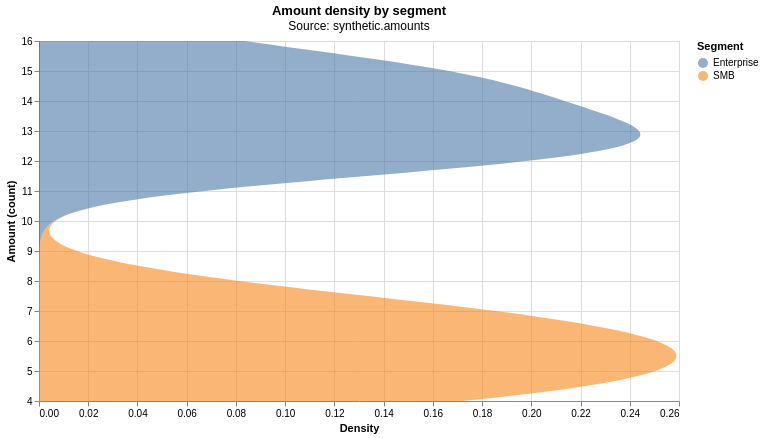

Source (Vega-Lite JSON):
### Vega-Lite specification from a JSON file in a GitHub repository (floating-point values rounded to 4 significant figures)
{"config": {"view": {"continuousWidth": 300, "continuousHeight": 300}}, "data": {"name": "data-3a1cad260c715f65215a6ae77c2d0135"}, "mark": {"type": "area", "opacity": 0.6, "orient": "horizontal"}, "encoding": {"color": {"field": "segment", "title": "Segment", "type": "nominal"}, "tooltip": [{"field": "segment", "type": "nominal"}, {"field": "value", "title": "Amount (count)", "type": "quantitative"}, {"field": "density", "title": "Density", "type": "quantitative"}], "x": {"field": "density", "title": "Density", "type": "quantitative"}, "y": {"field": "value", "title": "Amount (count)", "type": "quantitative"}}, "height": 360, "title": {"text": "Amount density by segment", "subtitle": ["Source: synthetic.amounts"]}, "transform": [{"density": "amount", "groupby": ["segment"], "as": ["value", "density"]}], "width": 640, "$schema": "https://vega.github.io/schema/vega-lite/v6.4.1.json", "datasets": {"data-3a1cad260c715f65215a6ae77c2d0135": [{"segment": "SMB", "amount": 4}, {"segment": "SMB", "amount": 5}, {"segment": "SMB", "amount": 6}, {"segment": "SMB", "amount": 7}, {"segment": "SMB", "amount": 5}, {"segment": "SMB", "amount": 4}, {"segment": "SMB", "amount": 6}, {"segment": "SMB", "amount": 7}, {"segment": "SMB", "amount": 8}, {"segment": "SMB", "amount": 6}, {"segment": "SMB", "amount": 5}, {"segment": "SMB", "amount": 7}, {"segment": "SMB", "amount": 6}, {"segment": "SMB", "amount": 4}, {"segment": "SMB", "amount": 5}, {"segment": "Enterprise", "amount": 12}, {"segment": "Enterprise", "amount": 13}, {"segment": "Enterprise", "amount": 15}, {"segment": "Enterprise", "amount": 14}, {"segment": "Enterprise", "amount": 13}, {"segment": "Enterprise", "amount": 12}, {"segment": "Enterprise", "amount": 16}, {"segment": "Enterprise", "amount": 14}, {"segment": "Enterprise", "amount": 15}, {"segment": "Enterprise", "amount": 13}, {"segment": "Enterprise", "amount": 12}, {"segment": "Enterprise", "amount": 14}, {"segment": "Enterprise", "amount": 15}, {"segment": "Enterprise", "amount": 13}, {"segment": "Enterprise", "amount": 12}]}, "usermeta": {"transform_contract": {"declared": ["density"]}, "claim": "SMB and Enterprise have different amount shapes.", "source": "synthetic.amounts", "unit": "count", "transform_lineage": {"version": 1, "receipts": [{"kind": "density", "location": "transform[0].density", "operation_sha256": "4a778e9d3437f222754956079d751890b5faae130437eea7bf98172114eb1c7a", "input_fields": ["amount", "segment"], "output_fields": ["density", "value"]}]}}}
